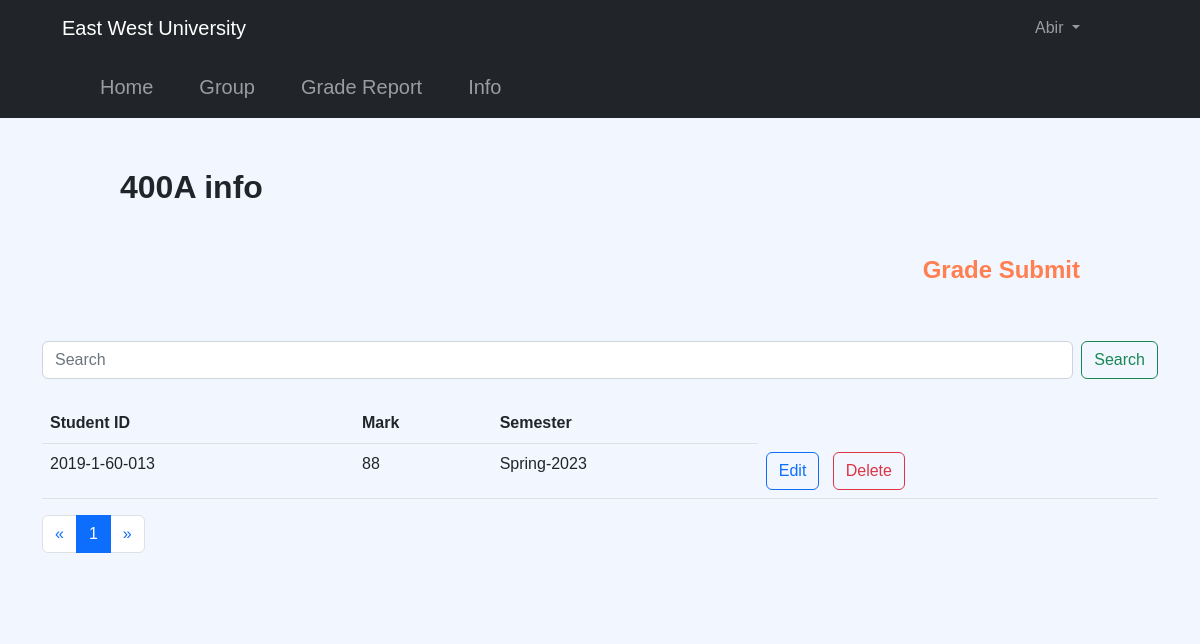
/www/facultyView/400A_mark.php (signed in), run on the app's committed database.
### tables this page shows
CREATE TABLE `400a_mark` (
  `student_id` varchar(15) NOT NULL,
  `mark` float NOT NULL,
  `semester` varchar(30) NOT NULL,
  `faculty_id` varchar(15) NOT NULL,
  `mark_date` date NOT NULL DEFAULT current_timestamp()
);

### www/server/config.php (called while the page is built, shortened)
<?php
$version = time();
?>

### www/facultyView/sessionInfo.php (called while the page is built, shortened)
<?php
require '../server/config.php';
class SessionInfo
{
    public function __construct()
    {
        $this->f_fName = $_SESSION['f_firstname'];
    }
}
?>

### www/facultyView/400A_mark.php (the view, shortened to what this page needs)
<?php
require '../server/config.php';
require 'sessionInfo.php';
$session = new SessionInfo();
$userFName = $session->f_fName;
$num_per_page = 10;
if (isset($_GET["pages"])) {
    $pages = $_GET["pages"];
    $pages_pre = $pages - 1;
    $pages_next = $pages + 1;
} else {
    $pages = 1;
    $pages_pre = 0;
    $pages_next = 2;
}
$start_from = ($pages - 1) * 10;
$page = "SELECT * FROM `400a_mark` ORDER BY student_id DESC";
$query_page = $conn->query($page);
$total_rec = mysqli_num_rows($query_page);
$total_page = ceil($total_rec / $num_per_page);
$sql = "SELECT * FROM `400a_mark` ORDER BY `student_id` DESC LIMIT $start_from,$num_per_page";
if (isset($_POST['search_submit'])) {
    $search = $_POST['search'];
    $sql = "SELECT * FROM `400a_mark` WHERE `student_id` LIKE '%$search%' ORDER BY student_id DESC LIMIT $start_from,$num_per_page";
} else {
    $sql = "SELECT * FROM `400a_mark` ORDER BY student_id DESC LIMIT $start_from,$num_per_page";
    $search = "";
}
$result = $conn->query($sql);
?>
<!doctype html>
<html lang="en">
<head>
    <link rel="stylesheet" href="../css/main.css?v=<?= $version ?>">
    <link href="https://cdn.jsdelivr.net/npm/bootstrap@5.2.3/dist/css/bootstrap.min.css" rel="stylesheet"
>
</head>
<body style="background-color: #f2f6ff;">
    <nav class="navbar navbar-expand-lg navbar-dark bg-dark">
        <div class="container-fluid" style="margin-left:50px">
            <a class="navbar-brand" href="#">East West University</a>
            <ul class="navbar-nav" style="margin-right:100px">
                <a href="" class="text-dark mx-3">
                    <i class="fas fa-envelope fa-2x"></i>
                </a>
                <li class="nav-item dropdown">
                    <a class="nav-link dropdown-toggle" href="#" id="navbarDarkDropdownMenuLink" role="button"
                        data-bs-toggle="dropdown" aria-expanded="false">
                        <?php echo $userFName ?>
                    </a>
                </li>
            </ul>
        </div>
    </nav>
    <div style="font-size:20px;">
        <nav class="navbar navbar-expand-lg navbar-dark bg-dark">
            <div class="container-fluid" style="margin-left:70px;">
                <div class="collapse navbar-collapse" id="navbarNav">
                    <ul class="navbar-nav">
                        <li class="nav-item" style="margin-left:10px">
                            <a class="nav-link" href="home.php">Home</a>
                        </li>
                        <li class="nav-item" style="margin-left:30px">
                            <a class="nav-link" href="group.php">Group</a>
                        </li>
                        <li class="nav-item" style="margin-left:30px">
                            <a class="nav-link" href="grade_submit.php">Grade Report</a>
                        </li>
                        <li class="nav-item" style="margin-left:30px">
                            <a class="nav-link" href="info.php">Info</a>
                        </li>
                    </ul>
                </div>
            </div>
        </nav>
    </div>
    <div style="margin-left: 10%; margin-top: 50px;">
        <h2> <b>400A info</b></h2>
    </div>
    <div style="margin-right: 10%; margin-top: 50px; text-align: right;">
        <h4> <b><a class="nav-link" style="color:coral" href="grade_submit.php">Grade Submit</a></b></h4>
    </div>
        <div class="container">
            <div class="row">
                <div class="my-5">
                    <form class="d-flex" role="search" action="400A_mark.php" method="POST">
                        <input class="form-control me-2" type="search" placeholder="Search" aria-label="Search"
                            name="search" value="<?php echo $search ?>">
                        <button class="btn btn-outline-success" type="submit" name="search_submit">Search</button>
                    </form>
                    <br>
                    <table class="table">
                        <thead>
                            <tr>
                                <th>Student ID</th>
                                <th>Mark</th>
                                <th>Semester</th>
                            </tr>
                        </thead>
                        <tbody>
                            <?php
                            if ($result->num_rows > 0) {
                                while ($row = $result->fetch_assoc()) {
                                    echo "
                                        <tr>
                                            <td>$row[student_id]</td>
                                            <td>$row[mark]</td>
                                            <td>$row[semester]</td>
                                            <td>
                                                <a class='btn btn-outline-primary' href='400A_mark_edit.php?student_id=$row[student_id]'>Edit</a> &nbsp;
                                                <a class='btn btn-outline-danger' href='400A_mark_del.php?student_id=$row[student_id]'>Delete</a>
                                            </td>
                                        </tr>
                                    ";
                                }
                            } else {
                                echo "
                            <div>
                                <h1>Nothing found..!</h1>
                            </div>
                        ";
                            }
                            ?>
                        </tbody>
                    </table>
                    <?php
                    echo "
                        <nav aria-label='Page navigation example'>
                        <ul class='pagination'>
                        ";
                    if ($pages_pre < 1) {
                        echo "
                            <li class='page-item'>
                                <a class='page-link' aria-label='Previous'>
                                    <span aria-hidden='true'>&laquo;</span>
                                </a>
                            </li>
                            ";
                    }
                    for ($i = 1; $i <= $total_page; $i++) {
                        if ($i == $pages) {
                            echo "
                                <li class='page-item'>
                                    <a class='page-link active'>$i</a>
                                </li>
                                ";
                        } else {
                            echo "
                                <li class='page-item'>
                                    <a class='page-link' href='all_req.php?pages=$i'>$i</a>
                                </li>
                                ";
                        }
                    }
                    if ($pages_next > $total_page) {
                        echo "
                            <li class='page-item'>
                                <a class='page-link' aria-label='Next'>
                                    <span aria-hidden='true'>&raquo;</span>
                                </a>
                            </li>
                            ";
                    }
                    echo "
                        </ul>
                        </nav>
                        ";
                    ?>
                </div>
            </div>
        </div>
</body>
</html>

### www/css/main.css (style rules this page uses)
* { margin: 0; padding: 0; font-family: 'Source Sans Pro', sans-serif; box-sizing: border-box; }
.container { width: 100%; background-position: center; background-size: cover; position: relative; background-color: #f2f6ff;; }

### data on the page
400a_mark: student_id "2019-1-60-013", mark "88", semester "Spring-2023"

### other printed values
$userFName "Abir"
